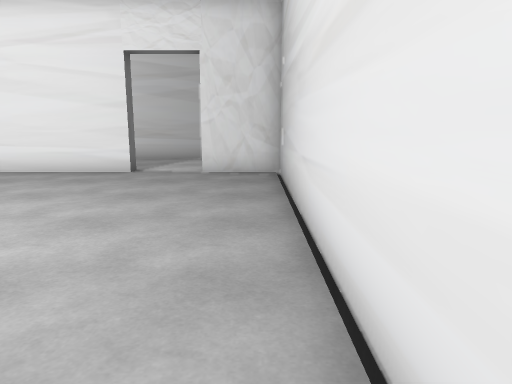
view 1 (above)

18 first-person views from a walk through a scene from a Unity 3-D project. The camera is 1.3 m above the floor, tilts 10° down and sees 70° across. The floor is counted in squares, 1 m on a side. Each view is taken from the middle of a square. On the plan, view 1 faces up. The plan holds only what a view shows up to about 15 squares ahead; the rest is blank. The place goes on beyond the plan. The player character is not drawn. Door leaves are left out, so doorways stand open.

view 2
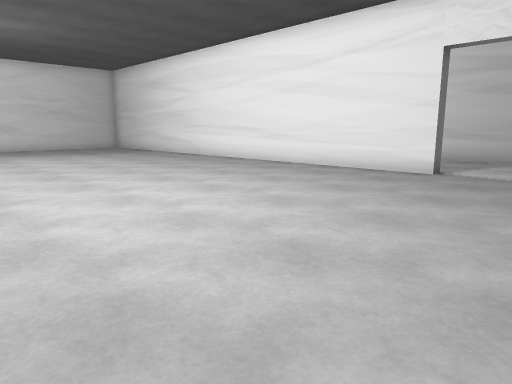

view 3
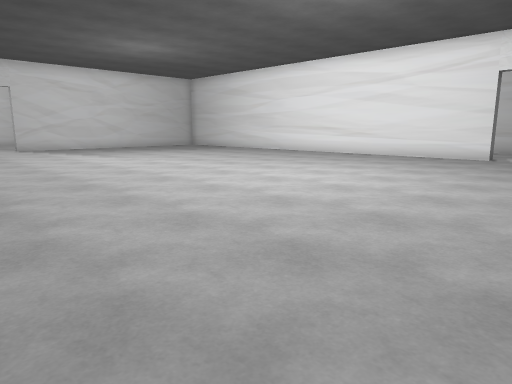

view 4
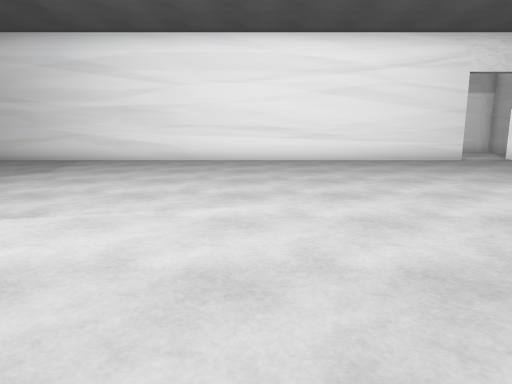

view 5
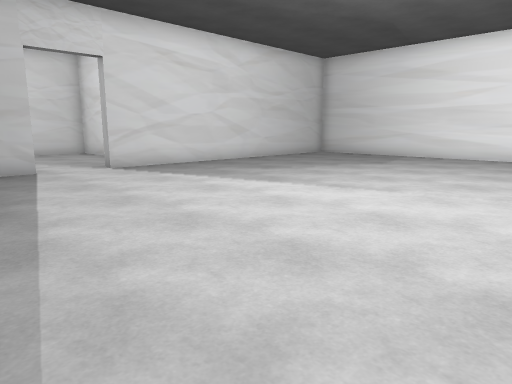

view 6
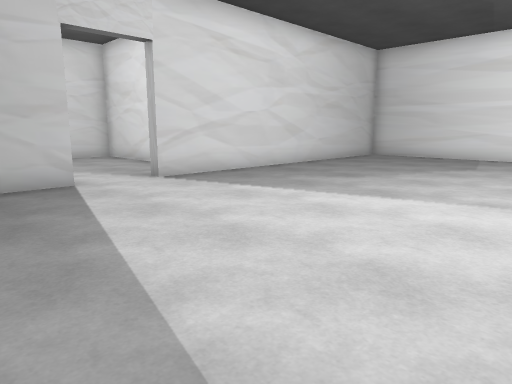

view 7
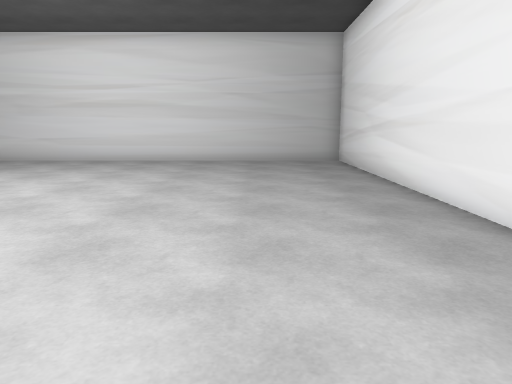

view 8
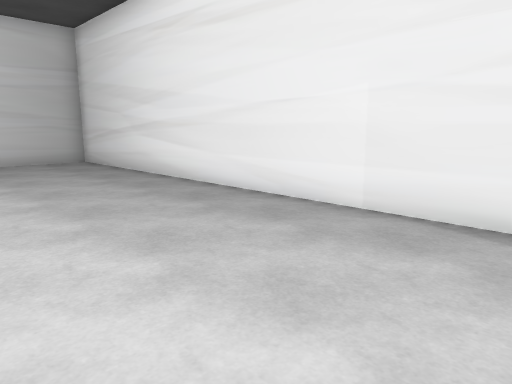

view 9
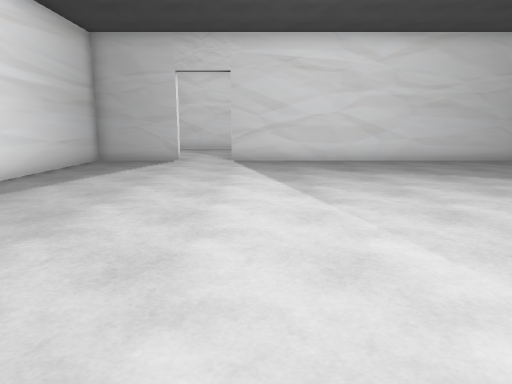

view 10
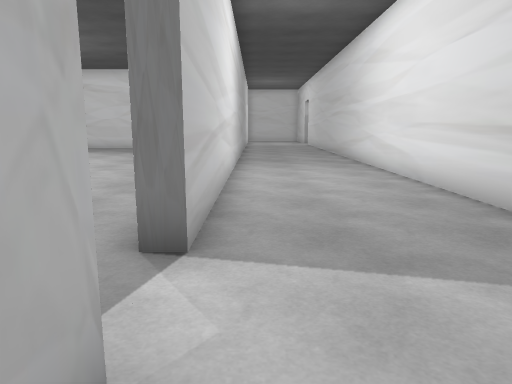

view 11
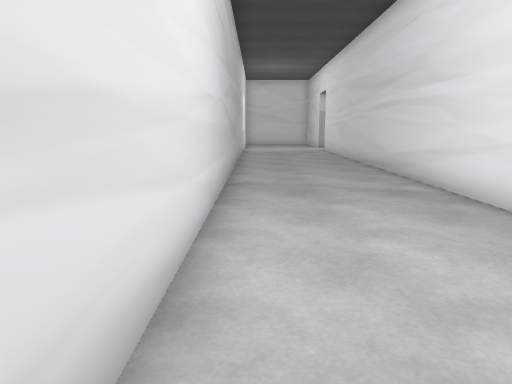

view 12
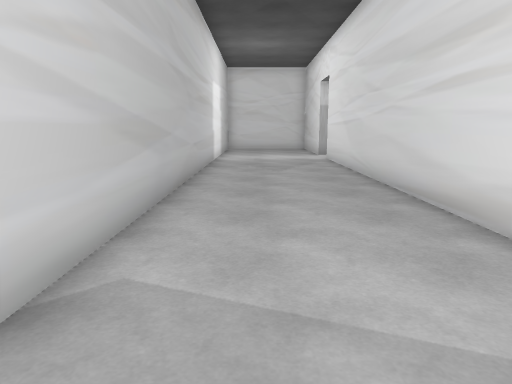

view 13
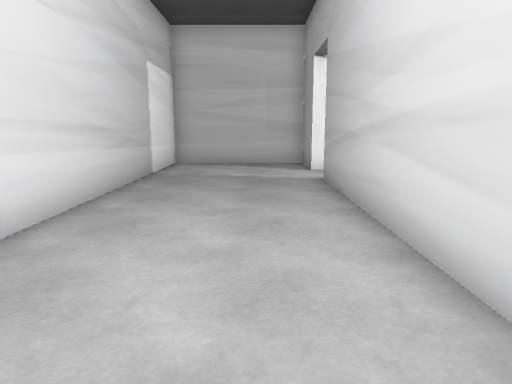

view 14
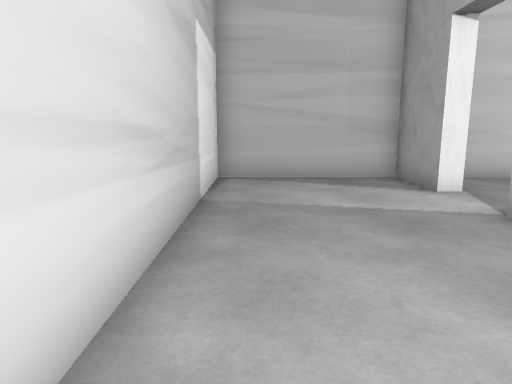

view 15
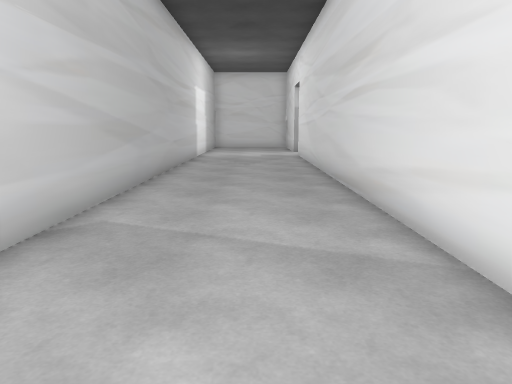

view 16
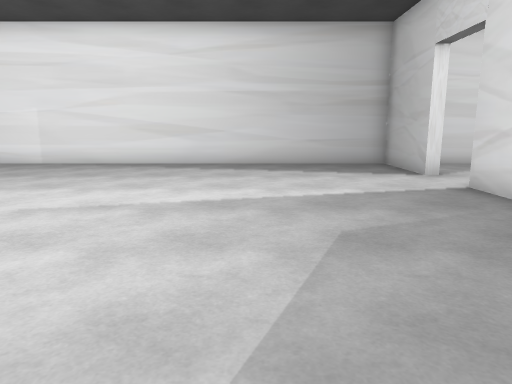

view 17
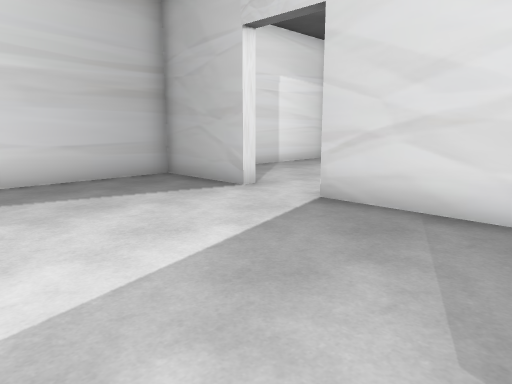

view 18
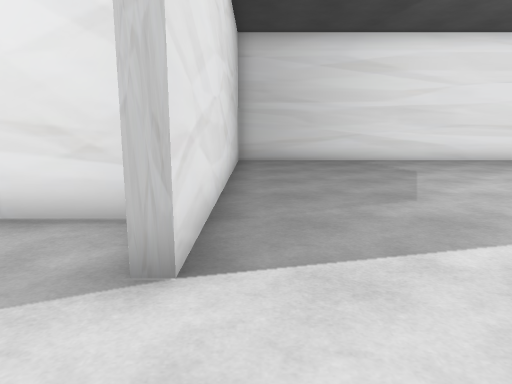

### Floor plan
Points are (right, up) in squares from view 1. A wall is a line through its corners. A room is listed if a view was taken in it or the views show most of it. See-through windows are left out.
Room 1 (views 1, 2, 3, 4, 5, 6, 7, 8, 9, 16, 17, 18)
walls: (-3.7, 10.8) (-23.7, 10.8) (-23.7, -1); (-23.7, -3.1) (-23.7, -6.3) (0.7, -6.3) (0.7, 10.8) (-1.6, 10.8)
ways out: open door at (-3, 11) to room 2; open door at (-24, -2)
Room 2 (views 10, 11, 12, 13, 14, 15)
walls: (-1.6, 11.3) (0.7, 11.3) (0.7, 16) (-28.2, 16); (-28.1, 11.3) (-3.7, 11.3)
ways out: open door at (-3, 11) to room 1

Positions as (right, up) in squares from view 1, and headings:
1: (0, 0), facing up
2: (0, 0), facing up-left
3: (0, -6), facing up-left
4: (-12, -4), facing up
5: (-12, -6), facing up-left
6: (-15, -6), facing up-left
7: (-14, -3), facing right
8: (-14, -1), facing down-right
9: (-9, 0), facing left
10: (0, 12), facing left
11: (-7, 12), facing left
12: (-13, 13), facing left
13: (-13, 13), facing right
14: (-9, 15), facing right
15: (-11, 14), facing left
16: (-19, 7), facing down
17: (-18, 3), facing down-left
18: (-23, -4), facing up
